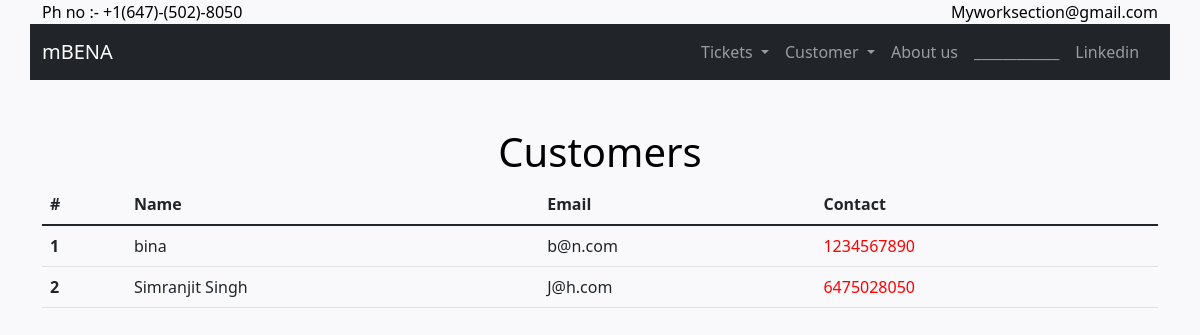
Before: /estore/searchcustomer/ with the older database file.
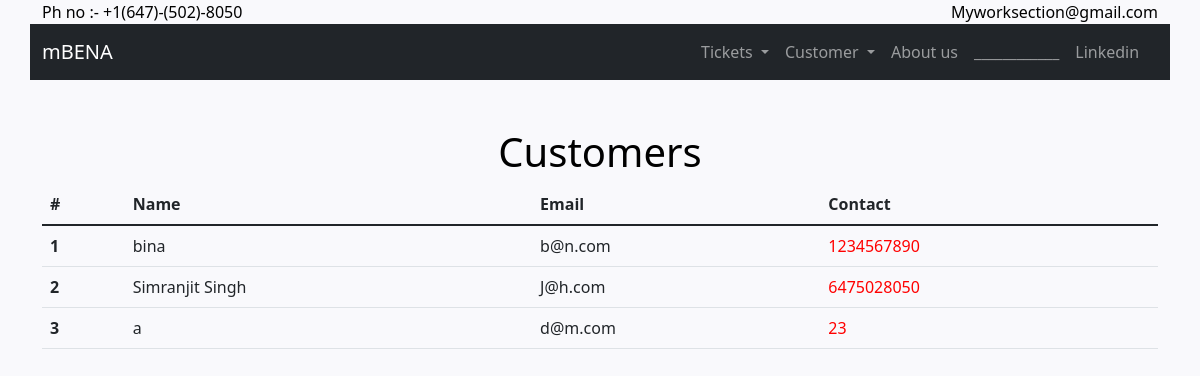
After: the same page with the newer database file.
### eStore/models.py (models this page shows, shortened)
class Customer(models.Model):
    name = models.CharField(max_length=64)
    email = models.EmailField( max_length=254)
    phonenumber = models.CharField(max_length=12)

### eStore/views.py (the view)
# urls.py: path("searchcustomer/", views.searchcustomer, name="searchcustomer"),
def searchcustomer(request):
    return render(request, 'searchcustomer.html',{
        "Customer": Customer.objects.all()
    })

### eStore/templates/searchcustomer.html
{% extends 'layout.html' %}
{% block body %}
<div class="container" style="margin-top: 4%;">
<h1 style="text-align: center;">Customers</h1>
<table class="table">
    <thead>
      <tr>
        <th scope="col">#</th>
        <th scope="col">Name</th>
        <th scope="col">Email</th>
        <th scope="col">Contact</th>
      </tr>
    </thead>
    <tbody>
        {% for customer in Customer %}
        <tr>
            <th scope="row">{{customer.id}}</th>
            <td>{{customer.name}}</td>
            <td>{{customer.email}}</td>
            <td style="color: red;">{{customer.phonenumber}}</td>
          </tr>
        {% endfor %}
    </tbody>
  </table>
</div>
{% endblock body %}

Changed rows visible on the page:
added Customer: id "3", name "a", email "d@m.com", phonenumber "23"
